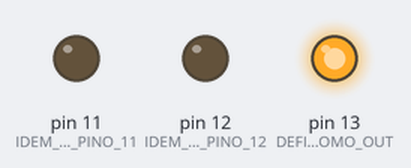
Bench run of a sketch on a simulated Arduino Uno, built with avr-gcc and run on an emulated ATmega328P. Parts: output pins drawn as LEDs (lit = HIGH).

Above: at 1.0 s.
At 3.0 s:
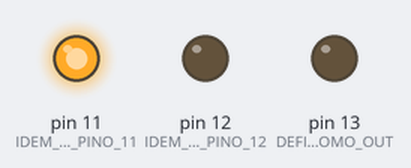
At 5.0 s:
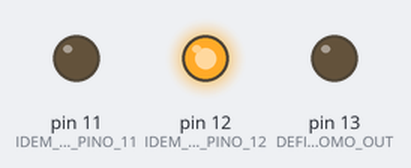
Timing chart, 0 to 7.8 s (numbered marks = the images above):
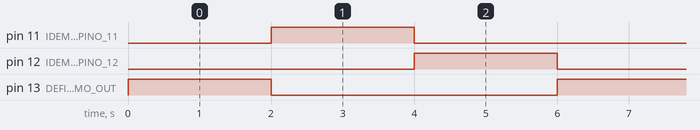

Measured:
- by itself, pin 11 (IDEM_PARA_O_PINO_11), pin 12 (IDEM_PARA_O_PINO_12), pin 13 (DEFINE_O_PINO_13_COMO_OUT): alternates HIGH for 2.0 s and LOW for 4.0 s
- by itself, everything shown: repeats every 6.0 s, in 4 steps

The sketch:

traffic-light.ino
```cpp
// EXP-02: PROGRAMA 2.1 SEMAFORO_3LEDS
void setup()
// ESTA BARRA DUPLA SIGNIFICA QUE OS CARACTERES A SEGUIR SÃO COMENTÁRIOS E O PROGRAMA
//NÃO OS EXECUTA.
{
 pinMode(13,OUTPUT); // DEFINE O PINO 13 COMO OUTPUT, OU SEJA, VARIÁVEL DE SAÍDA.
 pinMode(12,OUTPUT); // IDEM PARA O PINO 12.
 pinMode(11,OUTPUT); // IDEM PARA O PINO 11.
}
void loop() // COMEÇA AQUI A REPETIÇÃO DOS COMANDOS (ENTRE OS COLCHETES).
{
 digitalWrite(13,HIGH); // COLOCA O PINO 13 EM NÍVEL "ALTO", OU SEJA, 5 V; O LED VERM. ACENDE.
 delay(2000); // TEMPO DE ESPERA DE 4 SEGUNDOS.
 digitalWrite(13,LOW); // COLOCA O PINO 13 EM NÍVEL "BAIXO", OU SEJA, 0 V; O LED VERM. APAGA.

 digitalWrite(11,HIGH); // COLOCA O PINO 11 EM NÍVEL "ALTO", OU SEJA, 5 V; O LED VERDE ACENDE.
 delay(2000); // TEMPO DE ESPERA DE 4 SEGUNDOS.
 digitalWrite(11,LOW); // COLOCA O PINO 11 EM NÍVEL "BAIXO", OU SEJA, 0 V; O LED VERDE APAGA.

 digitalWrite(12,HIGH); // COLOCA O PINO 12 EM NÍVEL "ALTO", OU SEJA, 5 V; O LED AMAR. ACENDE.
 delay(2000); // TEMPO DE ESPERA DE 2 SEGUNDOS.
 digitalWrite(12,LOW); // COLOCA O PINO 12 EM NÍVEL "BAIXO", OU SEJA, 0 V; O LED AMAR. APAGA.
 }
```
